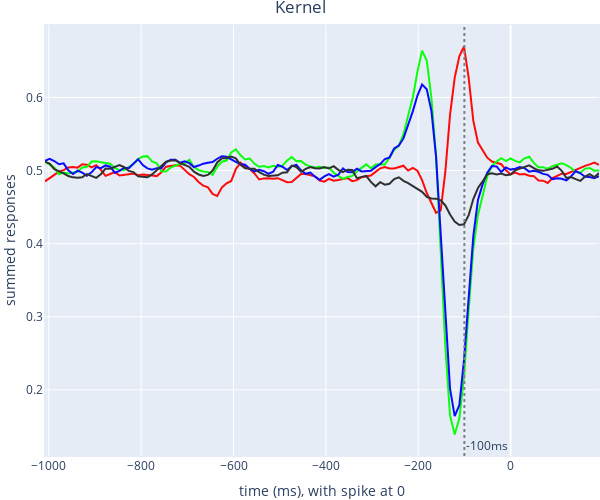

This figure's notebook cell:
### Code cell
sid_list = [21]#[664] #+ list(by_cluster.keys())[0:10]
for sid in sid_list:
    snippets = by_cluster[sid]
    var = np.var(snippets, axis=0)
    ave = np.mean(snippets, axis=0)
    p = kernel_plot(ave, snippet_len, snippet_pad)
    p.show()
